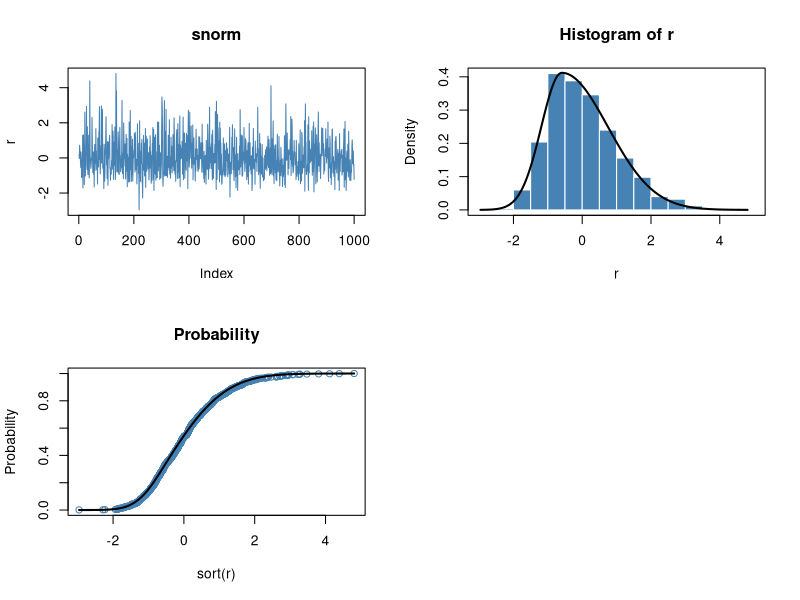

Write the R code that produced this figure.
library(fGarch)


### Name: snorm
### Title: Skew Normal Distribution
### Aliases: snorm dsnorm psnorm qsnorm rsnorm
### Keywords: distribution

### ** Examples

## snorm -
   # Ranbdom Numbers:
   par(mfrow = c(2, 2))
   set.seed(1953)
   r = rsnorm(n = 1000)
   plot(r, type = "l", main = "snorm", col = "steelblue")
   
   # Plot empirical density and compare with true density:
   hist(r, n = 25, probability = TRUE, border = "white", col = "steelblue")
   box()
   x = seq(min(r), max(r), length = 201)
   lines(x, dsnorm(x), lwd = 2)
   
   # Plot df and compare with true df:
   plot(sort(r), (1:1000/1000), main = "Probability", col = "steelblue",
     ylab = "Probability")
   lines(x, psnorm(x), lwd = 2)
   
   # Compute quantiles:
   round(qsnorm(psnorm(q = seq(-1, 5, by = 1))), digits = 6)
